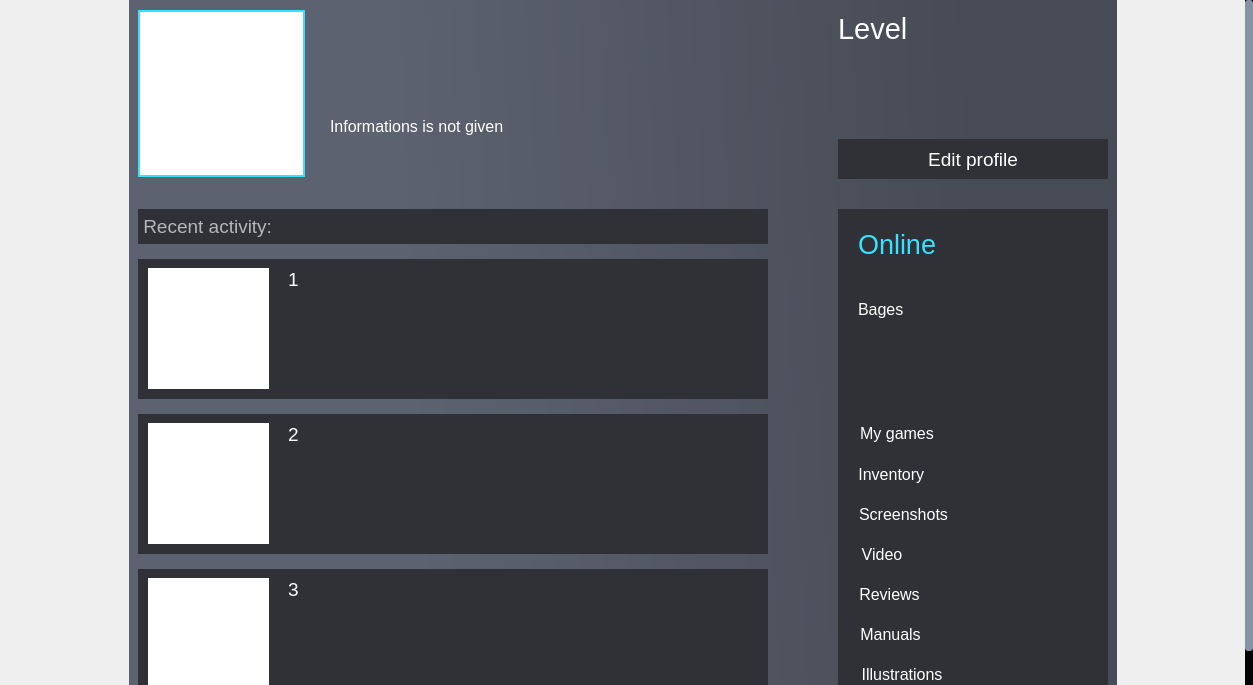
<?xml version="1.0" encoding="UTF-8"?>
<ui version="4.0">
 <class>UserProfile</class>
 <widget class="QWidget" name="UserProfile">
  <property name="geometry">
   <rect>
    <x>0</x>
    <y>0</y>
    <width>1253</width>
    <height>685</height>
   </rect>
  </property>
  <property name="windowTitle">
   <string>Form</string>
  </property>
  <property name="styleSheet">
   <string notr="true"/>
  </property>
  <layout class="QVBoxLayout" name="verticalLayout_8">
   <property name="spacing">
    <number>0</number>
   </property>
   <property name="leftMargin">
    <number>0</number>
   </property>
   <property name="topMargin">
    <number>0</number>
   </property>
   <property name="rightMargin">
    <number>0</number>
   </property>
   <property name="bottomMargin">
    <number>0</number>
   </property>
   <item>
    <widget class="QScrollArea" name="CentalWidget">
     <property name="styleSheet">
      <string notr="true">QScrollArea
{
border: none;
background-color: qlineargradient(spread:reflect, x1:0, y1:0.483, x2:0.494318, y2:0.488, stop:0 rgba(0, 0, 0, 255), stop:0.272727 rgba(31, 46, 65, 255));
}


QScrollBar:vertical
{
border: none;
width: 8px;  
background: transparent;
}

QScrollBar::sub-page:vertical
{
background: transparent;
}

QScrollBar::add-page:vertical
{
background: transparent;
}
QScrollBar::handle:vertical
{
background-color: rgb(135, 146, 165);
border-radius: 3px;
}

QScrollBar::up-arrow:vertical
{
border: none;
}
QScrollBar::sub-line:vertical
{
border: none;
}
QScrollBar::down-arrow:vertical
{
border: none;
}
QScrollBar::add-line:vertical
{
border:none;
}
</string>
     </property>
     <property name="widgetResizable">
      <bool>true</bool>
     </property>
     <widget class="QWidget" name="scrollAreaWidgetContents">
      <property name="geometry">
       <rect>
        <x>0</x>
        <y>0</y>
        <width>1245</width>
        <height>770</height>
       </rect>
      </property>
      <layout class="QVBoxLayout" name="verticalLayout_7">
       <property name="spacing">
        <number>0</number>
       </property>
       <property name="leftMargin">
        <number>0</number>
       </property>
       <property name="topMargin">
        <number>0</number>
       </property>
       <property name="rightMargin">
        <number>0</number>
       </property>
       <property name="bottomMargin">
        <number>0</number>
       </property>
       <item>
        <layout class="QHBoxLayout" name="horizontalLayout_4">
         <item>
          <spacer name="horizontalSpacer_3">
           <property name="orientation">
            <enum>Qt::Horizontal</enum>
           </property>
           <property name="sizeHint" stdset="0">
            <size>
             <width>40</width>
             <height>20</height>
            </size>
           </property>
          </spacer>
         </item>
         <item>
          <widget class="QWidget" name="widget" native="true">
           <property name="styleSheet">
            <string notr="true">background-color: qlineargradient(spread:pad, x1:0.29, y1:0.795455, x2:0.880682, y2:0.773, stop:0 rgba(92, 98, 111, 255), stop:1 rgba(70, 75, 85, 255));;</string>
           </property>
           <layout class="QVBoxLayout" name="verticalLayout_6">
            <item>
             <layout class="QVBoxLayout" name="verticalLayout_5">
              <property name="spacing">
               <number>30</number>
              </property>
              <item>
               <layout class="QHBoxLayout" name="horizontalLayout_3">
                <property name="spacing">
                 <number>25</number>
                </property>
                <item>
                 <widget class="QLabel" name="Avatar_label">
                  <property name="minimumSize">
                   <size>
                    <width>167</width>
                    <height>167</height>
                   </size>
                  </property>
                  <property name="maximumSize">
                   <size>
                    <width>167</width>
                    <height>167</height>
                   </size>
                  </property>
                  <property name="styleSheet">
                   <string notr="true">background-color: rgb(255, 255, 255);
border-color: rgb(55, 225, 255);;
border-style: solid;
border-width: 2px</string>
                  </property>
                  <property name="text">
                   <string/>
                  </property>
                  <property name="scaledContents">
                   <bool>true</bool>
                  </property>
                 </widget>
                </item>
                <item>
                 <layout class="QVBoxLayout" name="verticalLayout_2">
                  <item>
                   <widget class="QLabel" name="Login_label">
                    <property name="minimumSize">
                     <size>
                      <width>420</width>
                      <height>40</height>
                     </size>
                    </property>
                    <property name="maximumSize">
                     <size>
                      <width>420</width>
                      <height>40</height>
                     </size>
                    </property>
                    <property name="font">
                     <font>
                      <family>Arial</family>
                      <pointsize>22</pointsize>
                     </font>
                    </property>
                    <property name="styleSheet">
                     <string notr="true">background-color: rgba(255, 255, 255, 0);
color: rgb(255, 255, 255);
border: 0px;</string>
                    </property>
                    <property name="text">
                     <string/>
                    </property>
                   </widget>
                  </item>
                  <item>
                   <widget class="QLabel" name="Infornation_label">
                    <property name="minimumSize">
                     <size>
                      <width>420</width>
                      <height>100</height>
                     </size>
                    </property>
                    <property name="maximumSize">
                     <size>
                      <width>420</width>
                      <height>100</height>
                     </size>
                    </property>
                    <property name="font">
                     <font>
                      <family>Arial</family>
                      <pointsize>12</pointsize>
                     </font>
                    </property>
                    <property name="styleSheet">
                     <string notr="true">background-color: rgba(255, 255, 255, 0);
color: rgb(255, 255, 255);
border: 0px;</string>
                    </property>
                    <property name="text">
                     <string>Informations is not given</string>
                    </property>
                   </widget>
                  </item>
                 </layout>
                </item>
                <item>
                 <spacer name="horizontalSpacer">
                  <property name="orientation">
                   <enum>Qt::Horizontal</enum>
                  </property>
                  <property name="sizeHint" stdset="0">
                   <size>
                    <width>40</width>
                    <height>20</height>
                   </size>
                  </property>
                 </spacer>
                </item>
                <item>
                 <layout class="QVBoxLayout" name="verticalLayout_3">
                  <item>
                   <layout class="QHBoxLayout" name="horizontalLayout_2">
                    <property name="spacing">
                     <number>12</number>
                    </property>
                    <property name="leftMargin">
                     <number>0</number>
                    </property>
                    <item>
                     <widget class="QLabel" name="Level">
                      <property name="minimumSize">
                       <size>
                        <width>70</width>
                        <height>40</height>
                       </size>
                      </property>
                      <property name="maximumSize">
                       <size>
                        <width>70</width>
                        <height>40</height>
                       </size>
                      </property>
                      <property name="font">
                       <font>
                        <family>Arial</family>
                        <pointsize>22</pointsize>
                       </font>
                      </property>
                      <property name="styleSheet">
                       <string notr="true">background-color: rgba(255, 255, 255, 0);
border: 0px;
color: rgb(255, 255, 255);</string>
                      </property>
                      <property name="text">
                       <string>Level</string>
                      </property>
                     </widget>
                    </item>
                    <item>
                     <widget class="QLabel" name="LevelDisplay">
                      <property name="minimumSize">
                       <size>
                        <width>40</width>
                        <height>40</height>
                       </size>
                      </property>
                      <property name="maximumSize">
                       <size>
                        <width>40</width>
                        <height>40</height>
                       </size>
                      </property>
                      <property name="font">
                       <font>
                        <family>Arial</family>
                        <pointsize>28</pointsize>
                        <bold>false</bold>
                       </font>
                      </property>
                      <property name="styleSheet">
                       <string notr="true">background-color: none;
border: 0px;
color: rgb(255, 255, 255);</string>
                      </property>
                      <property name="text">
                       <string/>
                      </property>
                      <property name="pixmap">
                       <pixmap>../Level1.png</pixmap>
                      </property>
                      <property name="scaledContents">
                       <bool>true</bool>
                      </property>
                     </widget>
                    </item>
                    <item>
                     <widget class="QLabel" name="label">
                      <property name="sizePolicy">
                       <sizepolicy hsizetype="Expanding" vsizetype="Preferred">
                        <horstretch>0</horstretch>
                        <verstretch>0</verstretch>
                       </sizepolicy>
                      </property>
                      <property name="minimumSize">
                       <size>
                        <width>0</width>
                        <height>40</height>
                       </size>
                      </property>
                      <property name="maximumSize">
                       <size>
                        <width>16777215</width>
                        <height>40</height>
                       </size>
                      </property>
                      <property name="styleSheet">
                       <string notr="true">border: 0px;
background-color: rgba(0, 0, 0, 0);</string>
                      </property>
                      <property name="text">
                       <string/>
                      </property>
                     </widget>
                    </item>
                   </layout>
                  </item>
                  <item>
                   <widget class="QLabel" name="label_2">
                    <property name="sizePolicy">
                     <sizepolicy hsizetype="Fixed" vsizetype="Expanding">
                      <horstretch>0</horstretch>
                      <verstretch>0</verstretch>
                     </sizepolicy>
                    </property>
                    <property name="minimumSize">
                     <size>
                      <width>270</width>
                      <height>40</height>
                     </size>
                    </property>
                    <property name="maximumSize">
                     <size>
                      <width>270</width>
                      <height>40</height>
                     </size>
                    </property>
                    <property name="styleSheet">
                     <string notr="true">border: 0px;
background-color: rgba(0, 0, 0, 0);</string>
                    </property>
                    <property name="text">
                     <string/>
                    </property>
                   </widget>
                  </item>
                  <item>
                   <widget class="QPushButton" name="EditProfile_pushButton">
                    <property name="minimumSize">
                     <size>
                      <width>270</width>
                      <height>40</height>
                     </size>
                    </property>
                    <property name="maximumSize">
                     <size>
                      <width>270</width>
                      <height>40</height>
                     </size>
                    </property>
                    <property name="font">
                     <font>
                      <family>Arial</family>
                      <pointsize>14</pointsize>
                     </font>
                    </property>
                    <property name="cursor">
                     <cursorShape>PointingHandCursor</cursorShape>
                    </property>
                    <property name="styleSheet">
                     <string notr="true">QPushButton
{
border: 0px;
color: rgb(255, 255, 255);
background-color: rgb(48, 49, 54);
}

QPushButton:hover
{
background-color: rgb(123, 129, 148);
}
</string>
                    </property>
                    <property name="text">
                     <string>Edit profile</string>
                    </property>
                   </widget>
                  </item>
                 </layout>
                </item>
               </layout>
              </item>
              <item>
               <layout class="QHBoxLayout" name="horizontalLayout">
                <item>
                 <layout class="QVBoxLayout" name="verticalLayout">
                  <property name="spacing">
                   <number>15</number>
                  </property>
                  <item>
                   <widget class="QLabel" name="RecentActivity_label">
                    <property name="minimumSize">
                     <size>
                      <width>630</width>
                      <height>35</height>
                     </size>
                    </property>
                    <property name="maximumSize">
                     <size>
                      <width>630</width>
                      <height>35</height>
                     </size>
                    </property>
                    <property name="font">
                     <font>
                      <family>Arial</family>
                      <pointsize>14</pointsize>
                     </font>
                    </property>
                    <property name="styleSheet">
                     <string notr="true">background-color: rgb(48, 49, 54);
color: rgb(182, 182, 182);
border: 0 px;
</string>
                    </property>
                    <property name="text">
                     <string> Recent activity:</string>
                    </property>
                   </widget>
                  </item>
                  <item>
                   <widget class="QGroupBox" name="RA1_groupBox">
                    <property name="minimumSize">
                     <size>
                      <width>630</width>
                      <height>140</height>
                     </size>
                    </property>
                    <property name="maximumSize">
                     <size>
                      <width>630</width>
                      <height>140</height>
                     </size>
                    </property>
                    <property name="styleSheet">
                     <string notr="true">color: rgb(255, 255, 255);
border: 0px;
background-color: rgb(48, 49, 54);</string>
                    </property>
                    <property name="title">
                     <string/>
                    </property>
                    <widget class="QLabel" name="RA1_icon_label">
                     <property name="geometry">
                      <rect>
                       <x>10</x>
                       <y>9</y>
                       <width>121</width>
                       <height>121</height>
                      </rect>
                     </property>
                     <property name="styleSheet">
                      <string notr="true">background-color: rgb(255, 255, 255);
</string>
                     </property>
                     <property name="text">
                      <string/>
                     </property>
                     <property name="pixmap">
                      <pixmap>../../Downloads/Registration.png</pixmap>
                     </property>
                     <property name="scaledContents">
                      <bool>true</bool>
                     </property>
                    </widget>
                    <widget class="QLabel" name="RA1_name_label">
                     <property name="geometry">
                      <rect>
                       <x>150</x>
                       <y>9</y>
                       <width>471</width>
                       <height>31</height>
                      </rect>
                     </property>
                     <property name="maximumSize">
                      <size>
                       <width>5345345</width>
                       <height>16777215</height>
                      </size>
                     </property>
                     <property name="font">
                      <font>
                       <family>Arial</family>
                       <pointsize>14</pointsize>
                      </font>
                     </property>
                     <property name="styleSheet">
                      <string notr="true">background-color: rgba(255, 255, 255, 0);</string>
                     </property>
                     <property name="text">
                      <string>1</string>
                     </property>
                     <property name="alignment">
                      <set>Qt::AlignLeading|Qt::AlignLeft|Qt::AlignTop</set>
                     </property>
                    </widget>
                    <widget class="QLabel" name="RA1_info_label">
                     <property name="geometry">
                      <rect>
                       <x>150</x>
                       <y>49</y>
                       <width>471</width>
                       <height>81</height>
                      </rect>
                     </property>
                     <property name="font">
                      <font>
                       <family>Arial</family>
                       <pointsize>14</pointsize>
                      </font>
                     </property>
                     <property name="styleSheet">
                      <string notr="true">background-color: rgba(255, 255, 255, 0);</string>
                     </property>
                     <property name="text">
                      <string/>
                     </property>
                     <property name="alignment">
                      <set>Qt::AlignBottom|Qt::AlignLeading|Qt::AlignLeft</set>
                     </property>
                    </widget>
                   </widget>
                  </item>
                  <item>
                   <widget class="QGroupBox" name="RA2_groupBox">
                    <property name="minimumSize">
                     <size>
                      <width>630</width>
                      <height>140</height>
                     </size>
                    </property>
                    <property name="maximumSize">
                     <size>
                      <width>630</width>
                      <height>140</height>
                     </size>
                    </property>
                    <property name="styleSheet">
                     <string notr="true">color: rgb(255, 255, 255);
border: 0px;
background-color: rgb(48, 49, 54);</string>
                    </property>
                    <property name="title">
                     <string/>
                    </property>
                    <widget class="QLabel" name="RA2_icon_label">
                     <property name="geometry">
                      <rect>
                       <x>10</x>
                       <y>9</y>
                       <width>121</width>
                       <height>121</height>
                      </rect>
                     </property>
                     <property name="styleSheet">
                      <string notr="true">background-color: rgb(255, 255, 255);</string>
                     </property>
                     <property name="text">
                      <string/>
                     </property>
                     <property name="scaledContents">
                      <bool>true</bool>
                     </property>
                    </widget>
                    <widget class="QLabel" name="RA2_name_label">
                     <property name="geometry">
                      <rect>
                       <x>150</x>
                       <y>9</y>
                       <width>471</width>
                       <height>31</height>
                      </rect>
                     </property>
                     <property name="font">
                      <font>
                       <family>Arial</family>
                       <pointsize>14</pointsize>
                      </font>
                     </property>
                     <property name="styleSheet">
                      <string notr="true">background-color: rgba(255, 255, 255, 0);</string>
                     </property>
                     <property name="text">
                      <string>2</string>
                     </property>
                     <property name="alignment">
                      <set>Qt::AlignLeading|Qt::AlignLeft|Qt::AlignTop</set>
                     </property>
                    </widget>
                    <widget class="QLabel" name="RA2_info_label">
                     <property name="geometry">
                      <rect>
                       <x>150</x>
                       <y>49</y>
                       <width>471</width>
                       <height>81</height>
                      </rect>
                     </property>
                     <property name="font">
                      <font>
                       <family>Arial</family>
                       <pointsize>14</pointsize>
                      </font>
                     </property>
                     <property name="styleSheet">
                      <string notr="true">background-color: rgba(255, 255, 255, 0);</string>
                     </property>
                     <property name="text">
                      <string/>
                     </property>
                     <property name="alignment">
                      <set>Qt::AlignBottom|Qt::AlignLeading|Qt::AlignLeft</set>
                     </property>
                    </widget>
                   </widget>
                  </item>
                  <item>
                   <widget class="QGroupBox" name="RA3_groupBox">
                    <property name="minimumSize">
                     <size>
                      <width>630</width>
                      <height>140</height>
                     </size>
                    </property>
                    <property name="maximumSize">
                     <size>
                      <width>630</width>
                      <height>140</height>
                     </size>
                    </property>
                    <property name="styleSheet">
                     <string notr="true">color: rgb(255, 255, 255);
border: 0px;
background-color: rgb(48, 49, 54);</string>
                    </property>
                    <property name="title">
                     <string/>
                    </property>
                    <widget class="QLabel" name="RA3_icon_label">
                     <property name="geometry">
                      <rect>
                       <x>10</x>
                       <y>9</y>
                       <width>121</width>
                       <height>121</height>
                      </rect>
                     </property>
                     <property name="styleSheet">
                      <string notr="true">background-color: rgb(255, 255, 255);</string>
                     </property>
                     <property name="text">
                      <string/>
                     </property>
                     <property name="scaledContents">
                      <bool>true</bool>
                     </property>
                    </widget>
                    <widget class="QLabel" name="RA3_name_label">
                     <property name="geometry">
                      <rect>
                       <x>150</x>
                       <y>9</y>
                       <width>471</width>
                       <height>31</height>
                      </rect>
                     </property>
                     <property name="font">
                      <font>
                       <family>Arial</family>
                       <pointsize>14</pointsize>
                      </font>
                     </property>
                     <property name="styleSheet">
                      <string notr="true">background-color: rgba(255, 255, 255, 0);</string>
                     </property>
                     <property name="text">
                      <string>3</string>
                     </property>
                     <property name="alignment">
                      <set>Qt::AlignLeading|Qt::AlignLeft|Qt::AlignTop</set>
                     </property>
                    </widget>
                    <widget class="QLabel" name="RA3_info_label">
                     <property name="geometry">
                      <rect>
                       <x>150</x>
                       <y>49</y>
                       <width>471</width>
                       <height>81</height>
                      </rect>
                     </property>
                     <property name="font">
                      <font>
                       <family>Arial</family>
                       <pointsize>14</pointsize>
                      </font>
                     </property>
                     <property name="styleSheet">
                      <string notr="true">background-color: rgba(255, 255, 255, 0);</string>
                     </property>
                     <property name="text">
                      <string/>
                     </property>
                     <property name="alignment">
                      <set>Qt::AlignBottom|Qt::AlignLeading|Qt::AlignLeft</set>
                     </property>
                    </widget>
                   </widget>
                  </item>
                  <item>
                   <spacer name="verticalSpacer_2">
                    <property name="orientation">
                     <enum>Qt::Vertical</enum>
                    </property>
                    <property name="sizeHint" stdset="0">
                     <size>
                      <width>20</width>
                      <height>40</height>
                     </size>
                    </property>
                   </spacer>
                  </item>
                 </layout>
                </item>
                <item>
                 <spacer name="horizontalSpacer_2">
                  <property name="orientation">
                   <enum>Qt::Horizontal</enum>
                  </property>
                  <property name="sizeHint" stdset="0">
                   <size>
                    <width>40</width>
                    <height>20</height>
                   </size>
                  </property>
                 </spacer>
                </item>
                <item>
                 <layout class="QVBoxLayout" name="verticalLayout_4">
                  <item>
                   <widget class="QGroupBox" name="groupBox">
                    <property name="minimumSize">
                     <size>
                      <width>270</width>
                      <height>502</height>
                     </size>
                    </property>
                    <property name="maximumSize">
                     <size>
                      <width>270</width>
                      <height>502</height>
                     </size>
                    </property>
                    <property name="styleSheet">
                     <string notr="true">border: 0px;
background-color: rgb(48, 49, 54);</string>
                    </property>
                    <property name="title">
                     <string/>
                    </property>
                    <widget class="QLabel" name="NetStatus_label">
                     <property name="geometry">
                      <rect>
                       <x>20</x>
                       <y>20</y>
                       <width>81</width>
                       <height>31</height>
                      </rect>
                     </property>
                     <property name="font">
                      <font>
                       <family>Arial</family>
                       <pointsize>20</pointsize>
                      </font>
                     </property>
                     <property name="styleSheet">
                      <string notr="true">background-color: rgba(255, 255, 255, 0);
color: rgb(55, 225, 255);
</string>
                     </property>
                     <property name="text">
                      <string>Online</string>
                     </property>
                    </widget>
                    <widget class="QLabel" name="Bages_label">
                     <property name="geometry">
                      <rect>
                       <x>20</x>
                       <y>90</y>
                       <width>71</width>
                       <height>21</height>
                      </rect>
                     </property>
                     <property name="font">
                      <font>
                       <family>Arial</family>
                       <pointsize>12</pointsize>
                      </font>
                     </property>
                     <property name="styleSheet">
                      <string notr="true">background-color: rgba(65, 70, 80, 0);
color: rgb(255, 255, 255);</string>
                     </property>
                     <property name="text">
                      <string>Bages</string>
                     </property>
                    </widget>
                    <widget class="QPushButton" name="MyGames_pushButton">
                     <property name="geometry">
                      <rect>
                       <x>20</x>
                       <y>209</y>
                       <width>78</width>
                       <height>31</height>
                      </rect>
                     </property>
                     <property name="font">
                      <font>
                       <family>Arial</family>
                       <pointsize>12</pointsize>
                      </font>
                     </property>
                     <property name="cursor">
                      <cursorShape>PointingHandCursor</cursorShape>
                     </property>
                     <property name="styleSheet">
                      <string notr="true">QPushButton
{
	background-color: rgba(255, 255, 255, 0);
	color: rgb(255, 255, 255);
}
QPushButton:hover
{
	font: 12pt &quot;Arial&quot;;
	text-decoration: underline;
}</string>
                     </property>
                     <property name="text">
                      <string>My games</string>
                     </property>
                    </widget>
                    <widget class="QPushButton" name="Inventory_pushButton">
                     <property name="geometry">
                      <rect>
                       <x>20</x>
                       <y>250</y>
                       <width>71</width>
                       <height>31</height>
                      </rect>
                     </property>
                     <property name="font">
                      <font>
                       <family>Arial</family>
                       <pointsize>12</pointsize>
                      </font>
                     </property>
                     <property name="cursor">
                      <cursorShape>PointingHandCursor</cursorShape>
                     </property>
                     <property name="styleSheet">
                      <string notr="true">QPushButton
{
	background-color: rgba(255, 255, 255, 0);
	color: rgb(255, 255, 255);
}
QPushButton:hover
{
	font: 12pt &quot;Arial&quot;;
	text-decoration: underline;
}</string>
                     </property>
                     <property name="text">
                      <string>Inventory </string>
                     </property>
                    </widget>
                    <widget class="QPushButton" name="Screenshots_pushButton">
                     <property name="geometry">
                      <rect>
                       <x>20</x>
                       <y>290</y>
                       <width>91</width>
                       <height>31</height>
                      </rect>
                     </property>
                     <property name="font">
                      <font>
                       <family>Arial</family>
                       <pointsize>12</pointsize>
                      </font>
                     </property>
                     <property name="cursor">
                      <cursorShape>PointingHandCursor</cursorShape>
                     </property>
                     <property name="styleSheet">
                      <string notr="true">QPushButton
{
	background-color: rgba(255, 255, 255, 0);
	color: rgb(255, 255, 255);
}
QPushButton:hover
{
	font: 12pt &quot;Arial&quot;;
	text-decoration: underline;
}</string>
                     </property>
                     <property name="text">
                      <string>Screenshots</string>
                     </property>
                    </widget>
                    <widget class="QPushButton" name="Video_pushButton">
                     <property name="geometry">
                      <rect>
                       <x>20</x>
                       <y>330</y>
                       <width>48</width>
                       <height>31</height>
                      </rect>
                     </property>
                     <property name="font">
                      <font>
                       <family>Arial</family>
                       <pointsize>12</pointsize>
                      </font>
                     </property>
                     <property name="cursor">
                      <cursorShape>PointingHandCursor</cursorShape>
                     </property>
                     <property name="styleSheet">
                      <string notr="true">QPushButton
{
	background-color: rgba(255, 255, 255, 0);
	color: rgb(255, 255, 255);
}
QPushButton:hover
{
	font: 12pt &quot;Arial&quot;;
	text-decoration: underline;
}</string>
                     </property>
                     <property name="text">
                      <string>Video</string>
                     </property>
                    </widget>
                    <widget class="QPushButton" name="Reviews_pushButton">
                     <property name="geometry">
                      <rect>
                       <x>20</x>
                       <y>370</y>
                       <width>63</width>
                       <height>31</height>
                      </rect>
                     </property>
                     <property name="font">
                      <font>
                       <family>Arial</family>
                       <pointsize>12</pointsize>
                      </font>
                     </property>
                     <property name="cursor">
                      <cursorShape>PointingHandCursor</cursorShape>
                     </property>
                     <property name="styleSheet">
                      <string notr="true">QPushButton
{
	background-color: rgba(255, 255, 255, 0);
	color: rgb(255, 255, 255);
}
QPushButton:hover
{
	font: 12pt &quot;Arial&quot;;
	text-decoration: underline;
}</string>
                     </property>
                     <property name="text">
                      <string>Reviews</string>
                     </property>
                    </widget>
                    <widget class="QPushButton" name="Manuals_pushButton">
                     <property name="geometry">
                      <rect>
                       <x>20</x>
                       <y>410</y>
                       <width>65</width>
                       <height>31</height>
                      </rect>
                     </property>
                     <property name="font">
                      <font>
                       <family>Arial</family>
                       <pointsize>12</pointsize>
                      </font>
                     </property>
                     <property name="cursor">
                      <cursorShape>PointingHandCursor</cursorShape>
                     </property>
                     <property name="styleSheet">
                      <string notr="true">QPushButton
{
	background-color: rgba(255, 255, 255, 0);
	color: rgb(255, 255, 255);
}
QPushButton:hover
{
	font: 12pt &quot;Arial&quot;;
	text-decoration: underline;
}</string>
                     </property>
                     <property name="text">
                      <string>Manuals</string>
                     </property>
                    </widget>
                    <widget class="QPushButton" name="Illustrations_pushButton">
                     <property name="geometry">
                      <rect>
                       <x>20</x>
                       <y>450</y>
                       <width>88</width>
                       <height>31</height>
                      </rect>
                     </property>
                     <property name="font">
                      <font>
                       <family>Arial</family>
                       <pointsize>12</pointsize>
                      </font>
                     </property>
                     <property name="cursor">
                      <cursorShape>PointingHandCursor</cursorShape>
                     </property>
                     <property name="styleSheet">
                      <string notr="true">QPushButton
{
	background-color: rgba(255, 255, 255, 0);
	color: rgb(255, 255, 255);
}
QPushButton:hover
{
	font: 12pt &quot;Arial&quot;;
	text-decoration: underline;
}</string>
                     </property>
                     <property name="text">
                      <string>Illustrations</string>
                     </property>
                    </widget>
                    <widget class="QLabel" name="RegBage">
                     <property name="geometry">
                      <rect>
                       <x>20</x>
                       <y>120</y>
                       <width>60</width>
                       <height>60</height>
                      </rect>
                     </property>
                     <property name="toolTip">
                      <string>Registration completed</string>
                     </property>
                     <property name="styleSheet">
                      <string notr="true">background-color: none;</string>
                     </property>
                     <property name="text">
                      <string/>
                     </property>
                     <property name="pixmap">
                      <pixmap>../../../RegistrationBage.png</pixmap>
                     </property>
                     <property name="scaledContents">
                      <bool>true</bool>
                     </property>
                    </widget>
                    <widget class="QLabel" name="MouseBage">
                     <property name="geometry">
                      <rect>
                       <x>100</x>
                       <y>120</y>
                       <width>60</width>
                       <height>60</height>
                      </rect>
                     </property>
                     <property name="toolTip">
                      <string>Desktop client installation</string>
                     </property>
                     <property name="styleSheet">
                      <string notr="true">background-color: none;</string>
                     </property>
                     <property name="text">
                      <string/>
                     </property>
                     <property name="pixmap">
                      <pixmap>../../../MouseBage.png</pixmap>
                     </property>
                     <property name="scaledContents">
                      <bool>true</bool>
                     </property>
                    </widget>
                    <widget class="QLabel" name="TenYearsBage">
                     <property name="geometry">
                      <rect>
                       <x>180</x>
                       <y>120</y>
                       <width>60</width>
                       <height>60</height>
                      </rect>
                     </property>
                     <property name="toolTip">
                      <string>10 years of service</string>
                     </property>
                     <property name="styleSheet">
                      <string notr="true">background-color: none;</string>
                     </property>
                     <property name="text">
                      <string/>
                     </property>
                     <property name="pixmap">
                      <pixmap>../../../TenYearsBage.png</pixmap>
                     </property>
                     <property name="scaledContents">
                      <bool>true</bool>
                     </property>
                    </widget>
                   </widget>
                  </item>
                  <item>
                   <spacer name="verticalSpacer_3">
                    <property name="orientation">
                     <enum>Qt::Vertical</enum>
                    </property>
                    <property name="sizeHint" stdset="0">
                     <size>
                      <width>20</width>
                      <height>40</height>
                     </size>
                    </property>
                   </spacer>
                  </item>
                 </layout>
                </item>
               </layout>
              </item>
              <item>
               <spacer name="verticalSpacer">
                <property name="orientation">
                 <enum>Qt::Vertical</enum>
                </property>
                <property name="sizeHint" stdset="0">
                 <size>
                  <width>20</width>
                  <height>40</height>
                 </size>
                </property>
               </spacer>
              </item>
             </layout>
            </item>
           </layout>
          </widget>
         </item>
         <item>
          <spacer name="horizontalSpacer_4">
           <property name="orientation">
            <enum>Qt::Horizontal</enum>
           </property>
           <property name="sizeHint" stdset="0">
            <size>
             <width>40</width>
             <height>20</height>
            </size>
           </property>
          </spacer>
         </item>
        </layout>
       </item>
      </layout>
     </widget>
    </widget>
   </item>
  </layout>
 </widget>
 <resources/>
 <connections/>
</ui>
